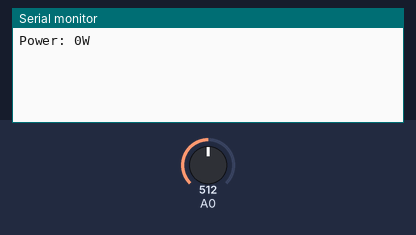
The sketch below on a simulated Arduino Uno, built with avr-gcc and run on an emulated ATmega328P. Shown: the last lines printed to the serial monitor. Inputs (shaded band) come from the test bench; at power-on: A0 = 512.

Above: at 1.2 s.
1.3 s: A0 set to 716
At 3.0 s:
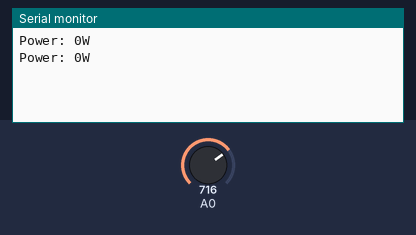
4.3 s: A0 set to 900
At 5.2 s:
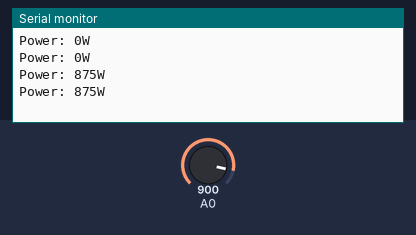
Timing chart, 0 to 7.3 s (numbered marks = the images above; inputs shaded):
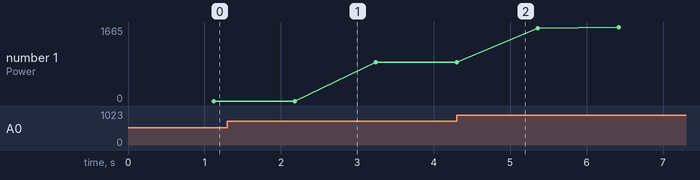

The sketch:

currentReader.ino
```cpp
float zero_sensor;  // calibrate sensor with null current
float effective_voltage = 230;   // Singapore: 230V


void setup(void) {
    // Serial speed
    Serial.begin(9600);
    zero_sensor = getCurrent(A0);  // A0 analog pin
}


void loop() {
    float sensor_value = getCurrent(A0);  // A0 analog pin
    int power = getPower(sensor_value);
    delay(1000);
    Serial.println("Power: " + String(power) + "W");
}


int getPower(float sensor_value) {
    float amplitude_current = (float)(sensor_value-zero_sensor)/1024*5/185*1000000;
    float effective_value = amplitude_current / 1.414;
    float effective_power = abs(effective_value*effective_voltage/1000);

    int power = (int)effective_power;
    return power;
}


float getCurrent(int pin) {
    // current sensor use Analog
    int sensorValue;
    float avgSensor = 0;
    int nb_measurements = 500;

    for (int i=0; i<nb_measurements; i++) {
        sensorValue = analogRead(pin);
        avgSensor = avgSensor + float(sensorValue);
    }

    avgSensor = avgSensor / float(nb_measurements);
    return avgSensor;
}
```

Measured:
- plotted number 1: 0 → 875 after the input at 1.3 s, 875 → 1665 after the input at 4.3 s
